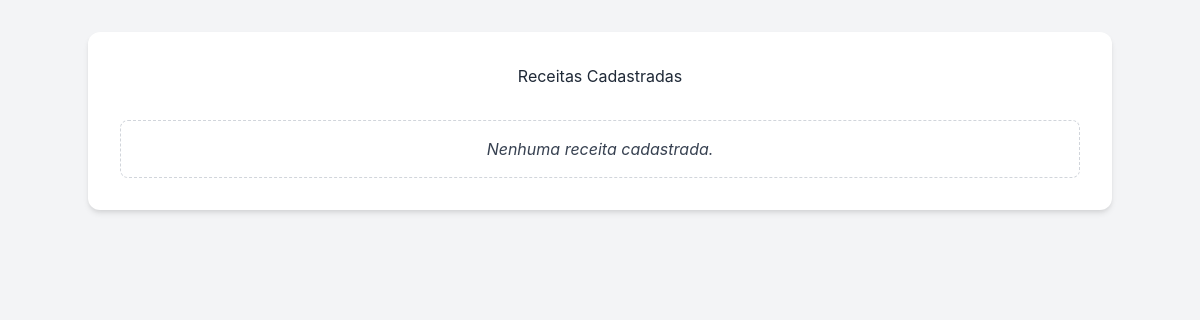
Before: /recipes/ with the older database file.
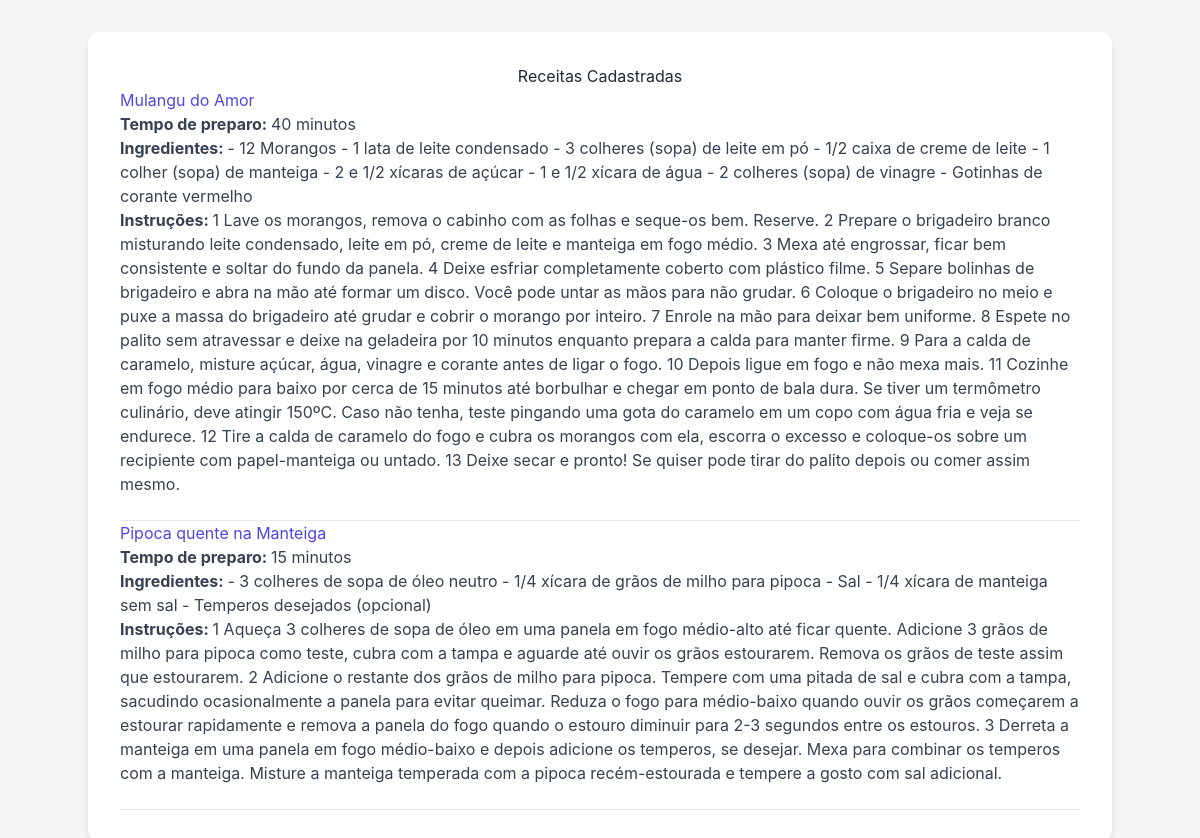
After: the same page with the newer database file.
### recipes/models.py (models this page shows, shortened)
class Recipe(models.Model):
    title = models.CharField(max_length=200)
    ingredients = models.TextField()
    instructions = models.TextField()
    cooking_time = models.IntegerField(help_text="Tempo em minutos")
    image = models.ImageField(upload_to='recipes/', blank=True, null=True) #upload_to='recipes/' significa que as imagens serão salvas em MEDIA_TOOR/recipes
    class Meta:
        verbose_name_plural = "Recipes"

### recipes/views.py (the view)
# urls.py: path('', views.recipe_list, name='recipe_list'), # Nova view para listar - Define a URL e nomeia ela como 'recipe_detail'
def recipe_list(request):
    recipes = Recipe.objects.all()
    return render(request, 'recipes/recipe_list.html', {'recipes':recipes})

### recipes/templates/recipes/recipe_list.html (shortened to what this page needs)
<!DOCTYPE html>
<html lang="pt-br">
<head>
    <script src="https://cdn.tailwindcss.com"></script>
</head>
<body>
    <div class="container">
        <h1>Receitas Cadastradas</h1>
        {% for recipe in recipes %}
            <div class="recipe-item">
                <div class="recipe-content">
                    <h2><a href="{% url 'recipe_detail' recipe.pk %}">{{ recipe.title }}</a></h2>
                    <p><strong>Tempo de preparo: </strong>{{ recipe.cooking_time }} minutos</p>
                    <p><strong>Ingredientes: </strong> {{  recipe.ingredients  }}</p>
                    <p><strong>Instruções: </strong> {{  recipe.instructions  }}</p>
                </div>
            </div>
            <hr>
        {% empty %}
            <p class="empty-message">Nenhuma receita cadastrada.</p>
        {% endfor %}
    </div>
</body>
</html>

Changed rows visible on the page:
added Recipe: title "Mulangu do Amor", cooking_time "40", ingredients "- 12 Morangos - 1 lata de leite condensado - 3 colheres (sopa) de leite em pó - 1/2 caixa de creme de leite - 1 colher (sopa) de manteiga - 2 e 1/2 xícaras de açúcar - 1 e 1/2 xícara de água - 2 colheres (sopa) de vinagre - Gotinhas de corante vermelho", instructions "1 Lave os morangos, remova o cabinho com as folhas e seque-os bem. Reserve. 2 Prepare o brigadeiro branco misturando leite condensado, leite em pó, creme de leite e manteiga em fogo médio. 3 Mexa até engrossar, ficar bem consistente e soltar do fundo da panela. 4 Deixe esfriar completamente coberto com plástico filme. 5 Separe bolinhas de brigadeiro e abra na mão até formar um disco. Você pode untar as mãos para não grudar. 6 Coloque o brigadeiro no meio e puxe a massa do brigadeiro até grudar e cobrir o morango por inteiro. 7 Enrole na mão para deixar bem uniforme. 8 Espete no palito sem atravessar e deixe na geladeira por 10 minutos enquanto prepara a calda para manter firme. 9 Para a…"
added Recipe: title "Pipoca quente na Manteiga", cooking_time "15", ingredients "- 3 colheres de sopa de óleo neutro - 1/4 xícara de grãos de milho para pipoca - Sal - 1/4 xícara de manteiga sem sal - Temperos desejados (opcional)", instructions "1 Aqueça 3 colheres de sopa de óleo em uma panela em fogo médio-alto até ficar quente. Adicione 3 grãos de milho para pipoca como teste, cubra com a tampa e aguarde até ouvir os grãos estourarem. Remova os grãos de teste assim que estourarem. 2 Adicione o restante dos grãos de milho para pipoca. Tempere com uma pitada de sal e cubra com a tampa, sacudindo ocasionalmente a panela para evitar queimar. Reduza o fogo para médio-baixo quando ouvir os grãos começarem a estourar rapidamente e remova a panela do fogo quando o estouro diminuir para 2-3 segundos entre os estouros. 3 Derreta a manteiga em uma panela em fogo médio-baixo e depois adicione os temperos, se desejar. Mexa para combinar os…"
Other visible differences:
text no longer shown: "Nenhuma receita cadastrada."
